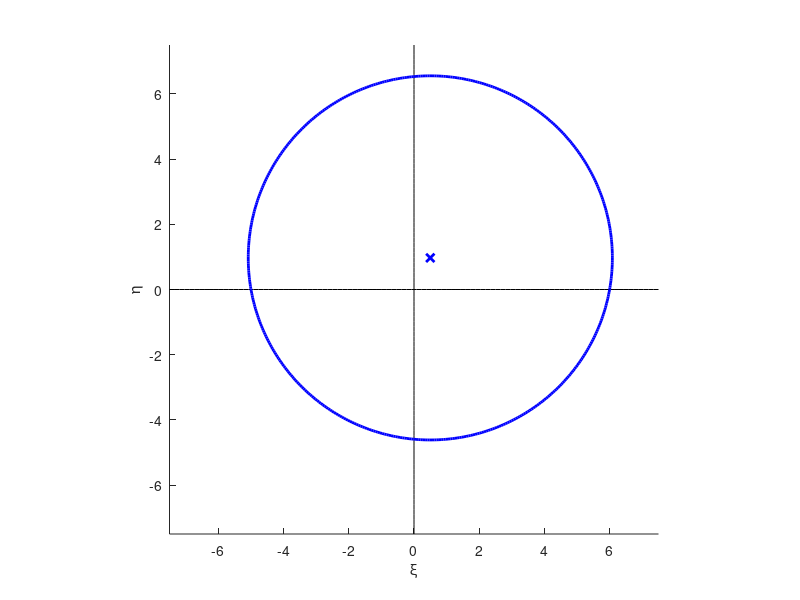
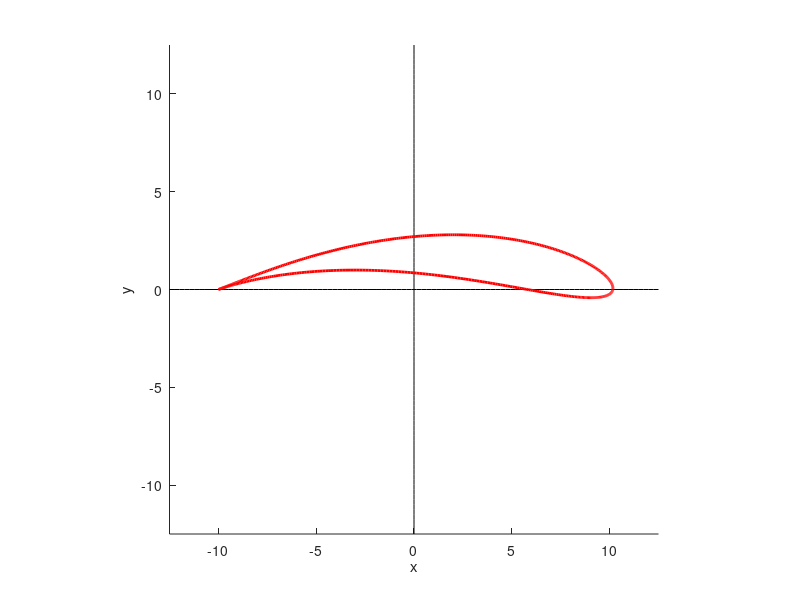

Reproduce these figures in MATLAB, in order.
clear all, close all


%-- PARAMETERS --------------------------------------------------
    b = 5.0;
    e = 0.1;        % x shifting
    beta = pi/18;   % y shifting
    a = b*(e+1);
    radius = a/cos(beta);
    ycenter = a*tan(beta);
    xcenter = b*e;
%-- PARAMETERS --------------------------------------------------


%-- CYLINDER ----------------------------------------------------
% building points of cylinder
    npoints = 500;
    interi = linspace(0,npoints-1,npoints);
    theta = 2*pi*interi/(npoints-1);
    etheta = radius*cos(theta) + xcenter; 
    ntheta = radius*sin(theta) + ycenter; 
% plot cylinder
    figure(1)
    hold on
    axis equal
    % draw axis
        xdom=[-a-2,a+2];
        ydom=[-a-2,a+2];
        xaxx=linspace(xdom(1),xdom(2));
        yaxx=linspace(0,0);
        plot(xaxx,yaxx,'k-');
        xax=linspace(0,0);
        yax=linspace(ydom(1),ydom(2));
        plot(xax,yax,'k-');
    plot(etheta,ntheta,'b','LineWidth',2)
    plot(xcenter,ycenter,'xb','LineWidth',2)
    xlabel('\xi');
    ylabel('\eta');
    xlim(xdom);
    ylim(ydom);
    hold off
%-- CYLINDER ----------------------------------------------------


%-- AIRFOIL -----------------------------------------------------
% punti airfoil
    xair = etheta + (b^2*etheta)./(etheta.^2 + ntheta.^2);
    yair = ntheta - (b^2*ntheta)./(etheta.^2 + ntheta.^2);
% % punti chord
%     [minchord,iminchord] = min(xair);
%     [maxchord,imaxchord] = max(xair);
%     nchord = 100;
%     offchord = 1;
%     xchord = linspace(minchord,maxchord,nchord);
%     ychord = ones(1,nchord)*(min(yair)-offchord);
%     x1vertichord = ones(1,nchord/10)*maxchord;
%     x2vertichord = ones(1,nchord/10)*minchord;
%     y1vertichord = linspace(min(yair)-offchord,yair(iminchord),nchord/10);
%     y2vertichord = linspace(min(yair)-offchord,yair(imaxchord),nchord/10);
% plot airfoil 
    figure(2)
    hold on
    axis equal
    % draw axis
        xdom=[-2.5*b,2.5*b];
        ydom=[-2.5*b,2.5*b];
        xaxx=linspace(xdom(1),xdom(2));
        yaxx=linspace(0,0);
        plot(xaxx,yaxx,'k-');
        xax=linspace(0,0);
        yax=linspace(xdom(1),xdom(2));
        plot(xax,yax,'k-');
    xlabel('x');
    ylabel('y');
    xlim(xdom);
    ylim(ydom);
    % airfoil
        plot(xair,yair,'r','LineWidth',2)
%     % chord
%         plot(xchord,ychord,'b')
%         plot(x1vertichord,y1vertichord,':b');
%         plot(x2vertichord,y2vertichord,':b');
    hold off
%-- AIRFOIL -----------------------------------------------------
